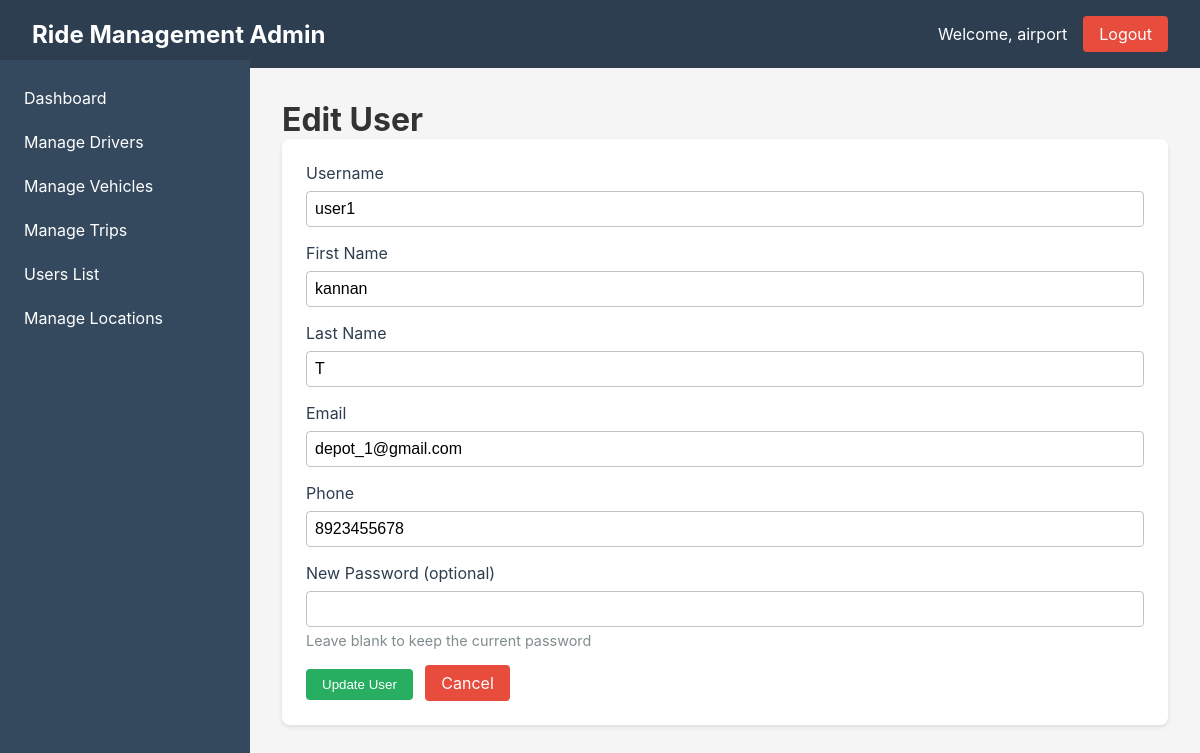
The app's page /users/edit/3/ (signed in) with its own data.
### ride_management/models.py (models this page shows)
class CustomUser(AbstractUser):
    USER_TYPE_CHOICES = (
        ('admin', 'Admin'),
        ('user', 'User'),
        ('driver', 'Driver'),
    )
    user_type = models.CharField(max_length=10, choices=USER_TYPE_CHOICES, default='user')
    phone = models.CharField(max_length=15, blank=True)
    class Meta:
        db_table = 'users'

### ride_management/views.py (the view)
# urls.py: path('users/edit/<int:user_id>/', views.edit_user, name='edit_user'),
@login_required
def edit_user(request, user_id):
    if request.user.user_type != 'admin':
        return redirect('login')
    user = get_object_or_404(CustomUser, id=user_id)
    if request.method == 'POST':
        form = UserForm(request.POST, instance=user)
        if form.is_valid():
            try:
                form.save()
                messages.success(request, f"User '{user.username}' updated successfully")
                return redirect('users_list')
            except Exception as e:
                messages.error(request, f"Error updating user: {str(e)}")
                print(f"Error updating user: {str(e)}")
        else:
            print(f"Form errors: {form.errors}")
    else:
        form = UserForm(instance=user)
    return render(request, 'admin/edit_user.html', {'form': form, 'user_obj': user})

### ride_management/forms.py (shortened to what this page needs)
class UserForm(forms.ModelForm):
    username = forms.CharField(max_length=150)
    first_name = forms.CharField(max_length=30)
    last_name = forms.CharField(max_length=30)
    email = forms.EmailField()
    phone = forms.CharField(max_length=15, required=False)  # Make phone optional
    password = forms.CharField(widget=forms.PasswordInput(), required=False,
                               help_text="Leave blank to keep current password")
    class Meta:
        model = CustomUser
        fields = ['username', 'first_name', 'last_name', 'email', 'phone']
    def __init__(self, *args, **kwargs):
        super().__init__(*args, **kwargs)
        if not self.instance.pk:
            self.fields['password'].required = True
            self.fields['password'].help_text = "Enter a secure password"

### ride_management/templates/admin/edit_user.html (shortened to what this page needs)
{% extends 'base.html' %}
{% block content %}
<h1>Edit User</h1>
<div class="card">
    <form method="post">
        <div class="form-group">
            <label for="{{ form.username.id_for_label }}">Username</label>
            {{ form.username }}
        </div>
        <div class="form-group">
            <label for="{{ form.first_name.id_for_label }}">First Name</label>
            {{ form.first_name }}
        </div>
        <div class="form-group">
            <label for="{{ form.last_name.id_for_label }}">Last Name</label>
            {{ form.last_name }}
        </div>
        <div class="form-group">
            <label for="{{ form.email.id_for_label }}">Email</label>
            {{ form.email }}
        </div>
        <div class="form-group">
            <label for="{{ form.phone.id_for_label }}">Phone</label>
            {{ form.phone }}
        </div>
        <div class="form-group">
            <label for="{{ form.password.id_for_label }}">New Password (optional)</label>
            {{ form.password }}
            <small>Leave blank to keep the current password</small>
        </div>
        <button type="submit" class="btn btn-success">Update User</button>
        <a href="{% url 'users_list' %}" class="btn btn-danger">Cancel</a>
    </form>
</div>
{% endblock %}

### ride_management/templates/base.html (shortened to what this page needs)
<!DOCTYPE html>
<html lang="en">
<head>
</head>
<body>
    <nav class="navbar">
        <h1>Ride Management Admin</h1>
        <div class="navbar-right">
            <span>Welcome, {{ user.username }}</span>
            <a href="{% url 'logout' %}" class="logout-btn">Logout</a>
        </div>
    </nav>
    <div class="sidebar">
        <a href="{% url 'dashboard' %}" {% if request.resolver_match.url_name == 'dashboard' %}class="active"{% endif %}>Dashboard</a>
        <a href="{% url 'drivers_list' %}" {% if 'drivers' in request.resolver_match.url_name %}class="active"{% endif %}>Manage Drivers</a>
        <a href="{% url 'vehicles_list' %}" {% if 'vehicles' in request.resolver_match.url_name %}class="active"{% endif %}>Manage Vehicles</a>
        <a href="{% url 'trips_list' %}" {% if 'trips' in request.resolver_match.url_name %}class="active"{% endif %}>Manage Trips</a>
        <a href="{% url 'users_list' %}" {% if 'users' in request.resolver_match.url_name %}class="active"{% endif %}>Users List</a>
        <a href="{% url 'locations_list' %}" {% if 'locations' in request.resolver_match.url_name %}class="active"{% endif %}>Manage Locations</a>
    </div>
    <main class="main-content">
        {% block content %}
        {% endblock %}
    </main>
</body>
</html>

### ride_management/templates/base.html (style rules this page uses)
* { margin: 0; padding: 0; box-sizing: border-box; }
body { font-family: -apple-system, BlinkMacSystemFont, 'Segoe UI', Roboto, Oxygen, Ubuntu, sans-serif; background-color: #f5f5f5; color: #333; }
.navbar { background-color: #2c3e50; color: white; padding: 1rem 2rem; display: flex; justify-content: space-between; align-items: center; }
.navbar h1 { font-size: 1.5rem; }
.navbar-right { display: flex; align-items: center; gap: 1rem; }
.logout-btn { background-color: #e74c3c; color: white; border: none; padding: 0.5rem 1rem; border-radius: 4px; cursor: pointer; text-decoration: none; }
.sidebar { width: 250px; height: calc(100vh - 60px); background-color: #34495e; position: fixed; left: 0; top: 60px; padding: 1rem 0; }
.sidebar a { display: block; color: white; text-decoration: none; padding: 0.75rem 1.5rem; transition: background-color 0.3s; }
.main-content { margin-left: 250px; padding: 2rem; min-height: calc(100vh - 60px); }
.card { background-color: white; border-radius: 8px; box-shadow: 0 2px 4px rgba(0,0,0,0.1); padding: 1.5rem; margin-bottom: 1.5rem; }
.btn { background-color: #3498db; color: white; border: none; padding: 0.5rem 1rem; border-radius: 4px; cursor: pointer; text-decoration: none; display: inline-block; margin-right: 0.5rem; }
.btn-success { background-color: #27ae60; }
.btn-danger { background-color: #e74c3c; }
.form-group { margin-bottom: 1rem; }
.form-group label { display: block; margin-bottom: 0.5rem; color: #2c3e50; }
.form-group input, .form-group select, .form-group textarea { width: 100%; padding: 0.5rem; border: 1px solid #bdc3c7; border-radius: 4px; font-size: 1rem; }

### ride_management/templates/admin/edit_user.html (style rules this page uses)
small { color: #7f8c8d; font-size: 0.9em; display: block; margin-top: 5px; }

### records on screen
CustomUser: username "airport"
CustomUser: username "user1", first_name "kannan", last_name "T", email "depot_1@gmail.com", phone "8923455678"
